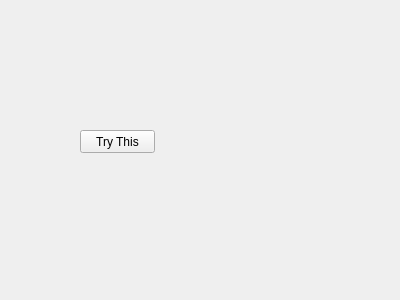
<?xml version="1.0" encoding="UTF-8"?>
<ui version="4.0">
 <class>Widget</class>
 <widget class="QWidget" name="Widget">
  <property name="geometry">
   <rect>
    <x>0</x>
    <y>0</y>
    <width>400</width>
    <height>300</height>
   </rect>
  </property>
  <property name="windowTitle">
   <string>Widget</string>
  </property>
  <widget class="QPushButton" name="pushButton">
   <property name="geometry">
    <rect>
     <x>80</x>
     <y>130</y>
     <width>75</width>
     <height>23</height>
    </rect>
   </property>
   <property name="text">
    <string>Try This</string>
   </property>
  </widget>
 </widget>
 <layoutdefault spacing="6" margin="11"/>
 <resources/>
 <connections/>
</ui>
